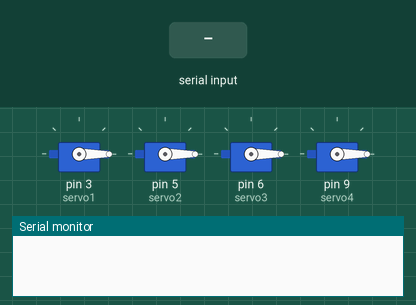
A sketch run on a simulated Arduino Nano, built with avr-gcc and run on an emulated ATmega328P. Parts: 4 × servo, the last lines printed to the serial monitor. Inputs (shaded band) come from the test bench.

Above: at 1.2 s.
1.3 s: "OPEN:1\n" received over Serial
At 2.5 s:
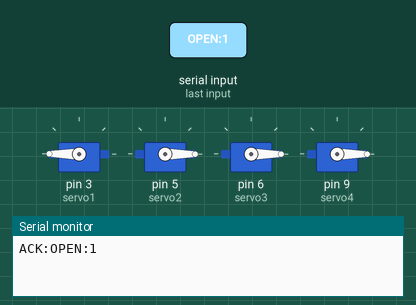
2.8 s: "CLOSE:2\n" received over Serial
Timing chart, 0 to 5.8 s (numbered marks = the images above; inputs shaded):
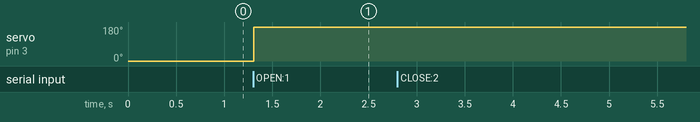

The sketch:

arduino_servos.ino
```cpp
#include <Servo.h>

// Initialize the 4 servos
Servo servo1;
Servo servo2;
Servo servo3;
Servo servo4;

// Configurable angles for your CAD mounts
const int OPEN_ANGLE = 180; // Adjust this value to get exactly 90 degree flap open based on mount
const int CLOSE_ANGLE = 0;  // Adjust this value to close the flap

void setup() {
  // Start serial communication with Raspberry Pi at 9600 baud rate
  Serial.begin(9600);

  // Attach servos to PWM enabled pins on Arduino Nano
  servo1.attach(3);
  servo2.attach(5);
  servo3.attach(6);
  servo4.attach(9);

  // Initialize all to closed position
  servo1.write(CLOSE_ANGLE);
  servo2.write(CLOSE_ANGLE);
  servo3.write(CLOSE_ANGLE);
  servo4.write(CLOSE_ANGLE);
}

void loop() {
  if (Serial.available() > 0) {
    // Read command until newline character
    String command = Serial.readStringUntil('\n');
    command.trim(); // Remove any whitespace/carriage returns

    // Parse commands like "OPEN:1" or "CLOSE:2"
    if (command.startsWith("OPEN:")) {
      int rack = command.substring(5).toInt();
      openRack(rack);
    } else if (command.startsWith("CLOSE:")) {
      int rack = command.substring(6).toInt();
      closeRack(rack);
    }
  }
}

void openRack(int rack) {
  switch(rack) {
    case 1: servo1.write(OPEN_ANGLE); break;
    case 2: servo2.write(OPEN_ANGLE); break;
    case 3: servo3.write(OPEN_ANGLE); break;
    case 4: servo4.write(OPEN_ANGLE); break;
  }
  Serial.print("ACK:OPEN:");
  Serial.println(rack);
}

void closeRack(int rack) {
  switch(rack) {
    case 1: servo1.write(CLOSE_ANGLE); break;
    case 2: servo2.write(CLOSE_ANGLE); break;
    case 3: servo3.write(CLOSE_ANGLE); break;
    case 4: servo4.write(CLOSE_ANGLE); break;
  }
  Serial.print("ACK:CLOSE:");
  Serial.println(rack);
}
```

Measured:
- after the input at 1.3 s, servo on pin 3 (servo1): 0° → 180° at once
